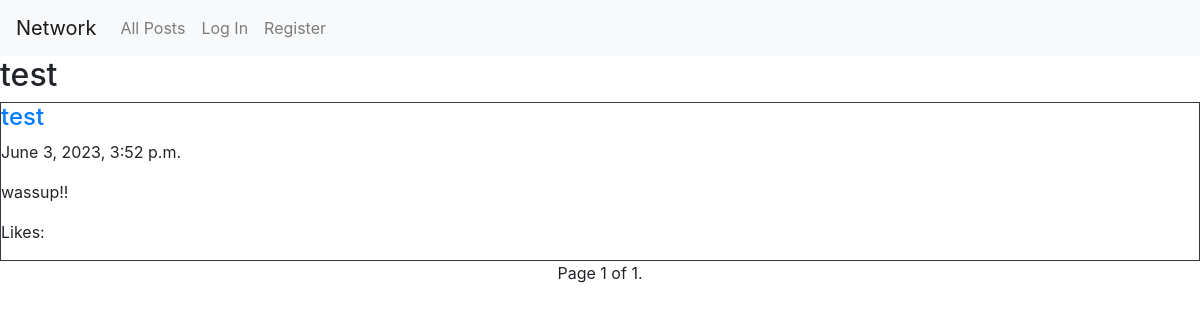
The app's page /profile/test, older data.
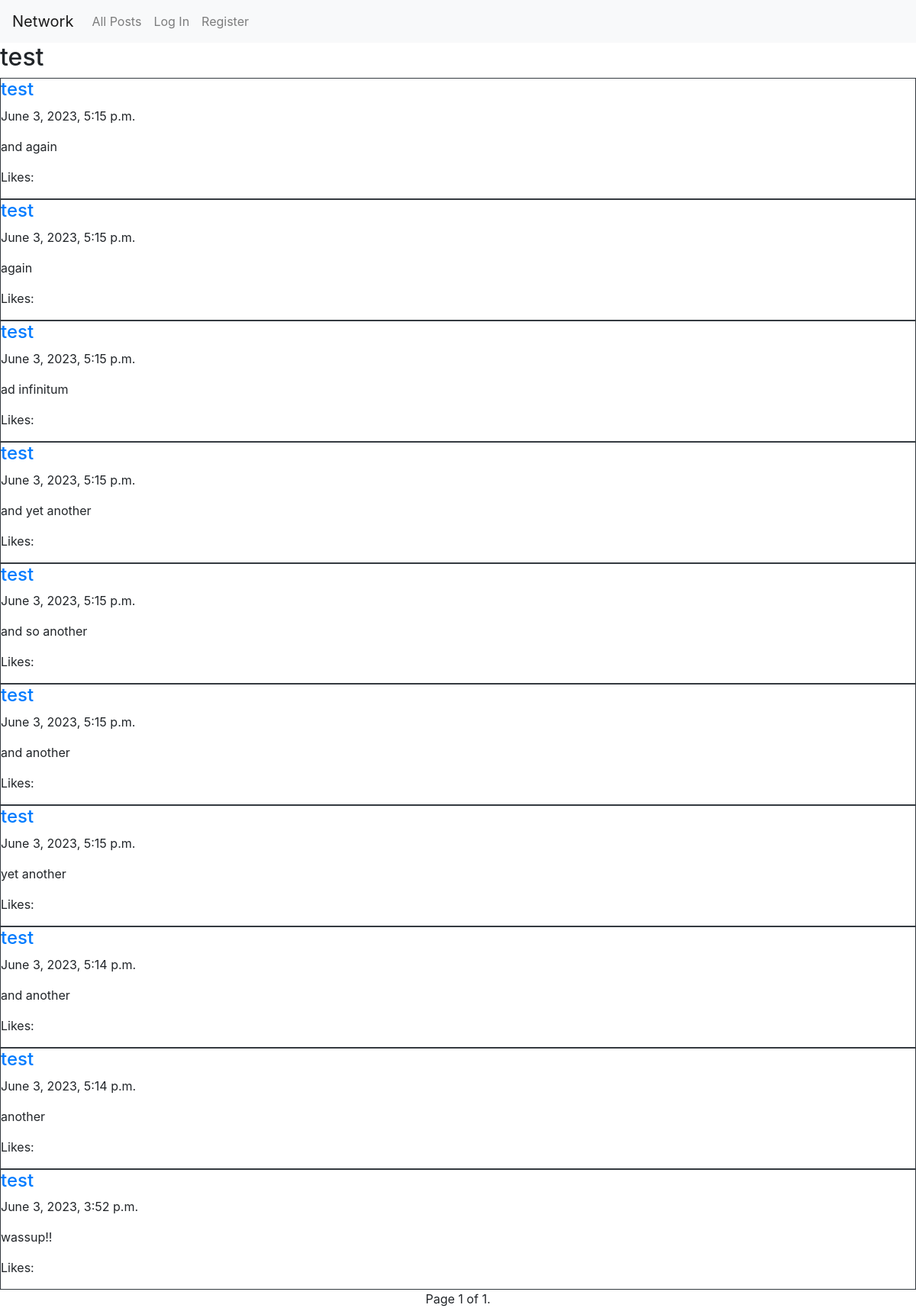
The same page, newer data.
### network/models.py (models this page shows, shortened)
class Post(models.Model):
    username = models.ForeignKey(settings.AUTH_USER_MODEL, on_delete=models.CASCADE, related_name="post_user")
    content = models.TextField()
    timestamp = models.DateTimeField()

class User(AbstractUser):
    pass

### network/views.py (the view)
# urls.py: path("profile/<str:user>", views.profile, name="profile"),
def profile(request, user):
    if request.method == "POST":
        try:
            record = Following.objects.filter(following_user=request.user, followed_user=User.objects.get(username=user)).get()
        except:
            follow = Following(following_user = request.user, followed_user=User.objects.get(username=user))
            follow.save()
        else:
            record.delete()
        return HttpResponseRedirect(reverse("profile", args=[user]))
    else:
        if user in User.objects.values_list('username', flat=True):
            try:
                Following.objects.filter(following_user=request.user, followed_user=User.objects.get(username=user)).get()
            except:
                following = False
            else:
                following = True
            posts = Post.objects.filter(username=User.objects.get(username=user)).order_by('-timestamp').all()
            page = paginate(posts, request)
            return render(request, "network/profile.html", {
                "posts": page,
                "following": following
            })
        return HttpResponseRedirect(reverse("index"))

### network/views.py (called while the page is built)
def paginate(content, request):
    paged = Paginator(content, 10)
    page_number = request.GET.get("page")
    return paged.get_page(page_number)

### network/templates/network/profile.html (shortened to what this page needs)
{% extends "network/layout.html" %}
{% block body %}
<h2>{{ posts.0.username }}</h2>
    {% for post in posts %}
        <div class="border border-dark post-div" id="{{ post.id }}">
            <a href="{% url 'profile' post.username %}"><h4>{{ post.username }}</h4></a>
            <p class="timestamp">{{ post.timestamp }}</p>
            <p class="content">{{ post.content }}</p>
            <p>Likes: </p>
        </div>
    {% endfor %}
    <div class="pagination d-flex justify-content-center">
        <span class="step-links">
            <span class="current">
                Page {{ posts.number }} of {{ posts.paginator.num_pages }}.
            </span>
        </span>
    </div>
{% endblock %}

Row changes from the older to the newer data that the page shows:
added Post: username.username "test", username "test", timestamp "June 3, 2023, 5:15 p.m.", content "and again"
added Post: username "test", timestamp "June 3, 2023, 5:15 p.m.", content "again"
added Post: username "test", timestamp "June 3, 2023, 5:15 p.m.", content "ad infinitum"
added Post: username "test", timestamp "June 3, 2023, 5:15 p.m.", content "and yet another"
added Post: username "test", timestamp "June 3, 2023, 5:15 p.m.", content "and so another"
added Post: username "test", timestamp "June 3, 2023, 5:15 p.m.", content "and another"
added Post: username "test", timestamp "June 3, 2023, 5:15 p.m.", content "yet another"
added Post: username "test", timestamp "June 3, 2023, 5:14 p.m.", content "and another"
added Post: username "test", timestamp "June 3, 2023, 5:14 p.m.", content "another"
